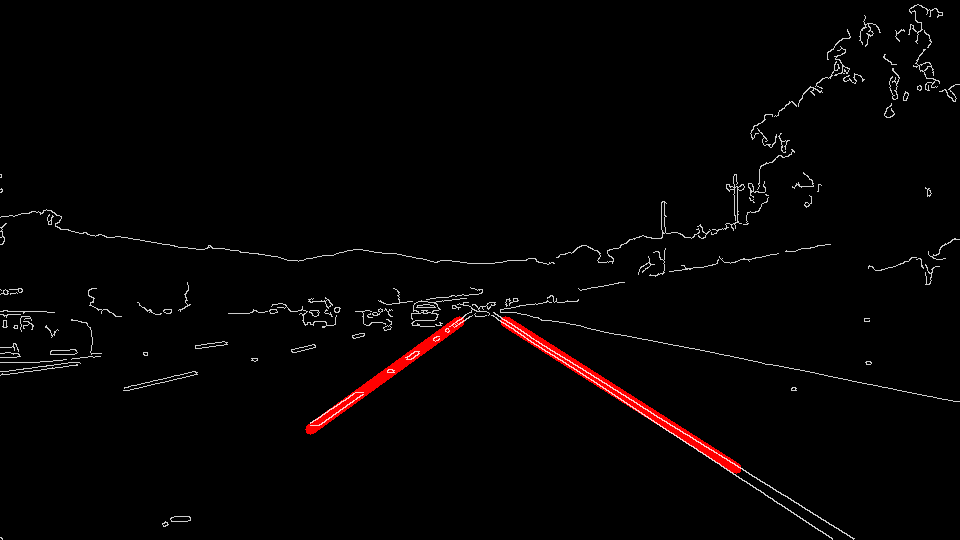
#> input picture test_images_output/solidWhiteRight.png, 960 x 540 px, given in place of solidWhiteRight.jpg, which was not available
$ jupyter execute --allow-errors P1.ipynb   (shell and % lines are left out)   (text cells are left out)
#> lines starting #> are read from the running program, lines starting #| are printed output that depends on the picture
[cell 1]
#importing some useful packages
import matplotlib.pyplot as plt
import matplotlib.image as mpimg
import numpy as np
import cv2

[cell 2]
#reading in an image
image = mpimg.imread('test_images/solidWhiteRight.jpg')
#> image is the input picture: shape (540, 960, 4) float32; mean R, G, B, A 0.0205, 0.0121, 0.0121, 1

#printing out some stats and plotting
print('This image is:', type(image), 'with dimensions:', image.shape)
#| This image is: <class 'numpy.ndarray'> with dimensions: (540, 960, 4)
plt.imshow(image)  # if you wanted to show a single color channel image called 'gray', for example, call as plt.imshow(gray, cmap='gray')

[cell 3]
import math

def grayscale(img):
    """Applies the Grayscale transform
    This will return an image with only one color channel
    but NOTE: to see the returned image as grayscale
    (assuming your grayscaled image is called 'gray')
    you should call plt.imshow(gray, cmap='gray')"""
    return cv2.cvtColor(img, cv2.COLOR_RGB2GRAY)
    # Or use BGR2GRAY if you read an image with cv2.imread()
    # return cv2.cvtColor(img, cv2.COLOR_BGR2GRAY)

def canny(img, low_threshold, high_threshold):
    """Applies the Canny transform"""
    return cv2.Canny(img, low_threshold, high_threshold)

def gaussian_blur(img, kernel_size):
    """Applies a Gaussian Noise kernel"""
#> called with kernel_size = 5
    return cv2.GaussianBlur(img, (kernel_size, kernel_size), 0)
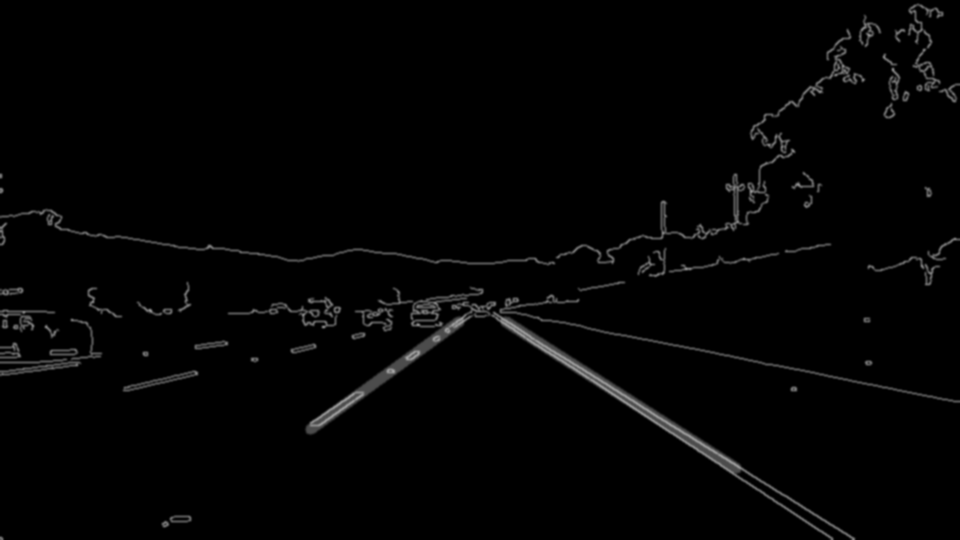
#> returned value: shape (540, 960) float32; min 0, max 0.643, mean 0.0146

# [100 lines left out: functions region_of_interest, draw_lines, hough_lines, weighted_img, not called in this run]

[cell 4]
import os
#> (the rest of this cell did not finish here and is left out)

[cell 5]
# TODO: Build your pipeline that will draw lane lines on the test_images
# then save them to the test_images directory.
import matplotlib.pyplot as plt
import matplotlib.image as mpimg
import numpy as np
import cv2


def produce_canny_image(image):
    # Read in and grayscale the image

    gray = grayscale(image)

    # Define a kernel size and apply Gaussian smoothing
    kernel_size = 5
    blur_gray = gaussian_blur(gray, kernel_size)

    # Define our parameters for Canny and apply
    low_threshold = 50
    high_threshold = 150
    edges = canny(blur_gray, low_threshold, high_threshold)

$ run again, with test_images_output/solidYellowCurve2.png copied over test_images_output/solidWhiteRight.png
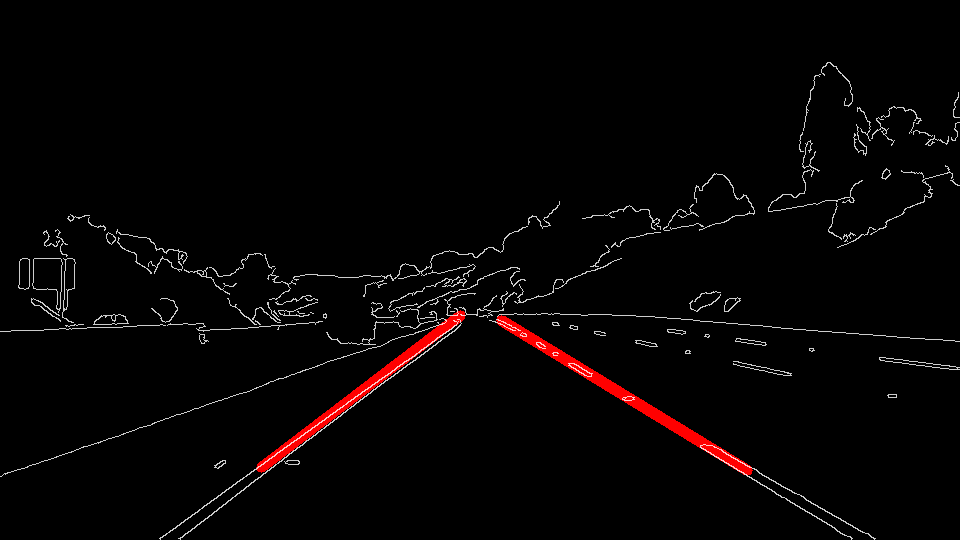
#> input picture test_images_output/solidYellowCurve2.png, 960 x 540 px, given in place of solidWhiteRight.jpg, which was not available
#> image is the input picture: shape (540, 960, 4) float32; mean R, G, B, A 0.0251, 0.0145, 0.0145, 1
#| This image is: <class 'numpy.ndarray'> with dimensions: (540, 960, 4)
#> in gaussian_blur, `return cv2.GaussianBlur(img, (kernel_size, kernel_size), 0)`:
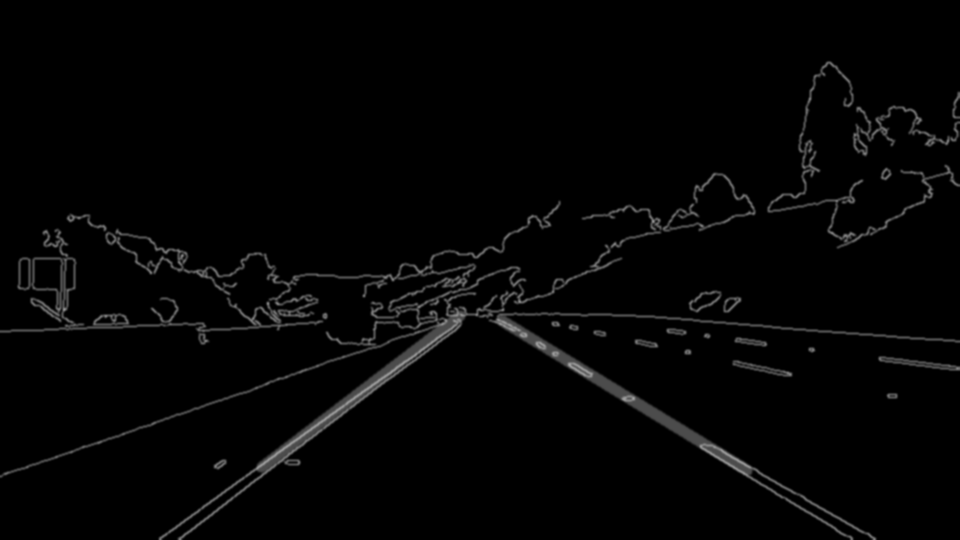
#> returned value: shape (540, 960) float32; min 0, max 0.643, mean 0.0176

$ run again, with test_images_output/solidYellowLeft.png copied over test_images_output/solidWhiteRight.png
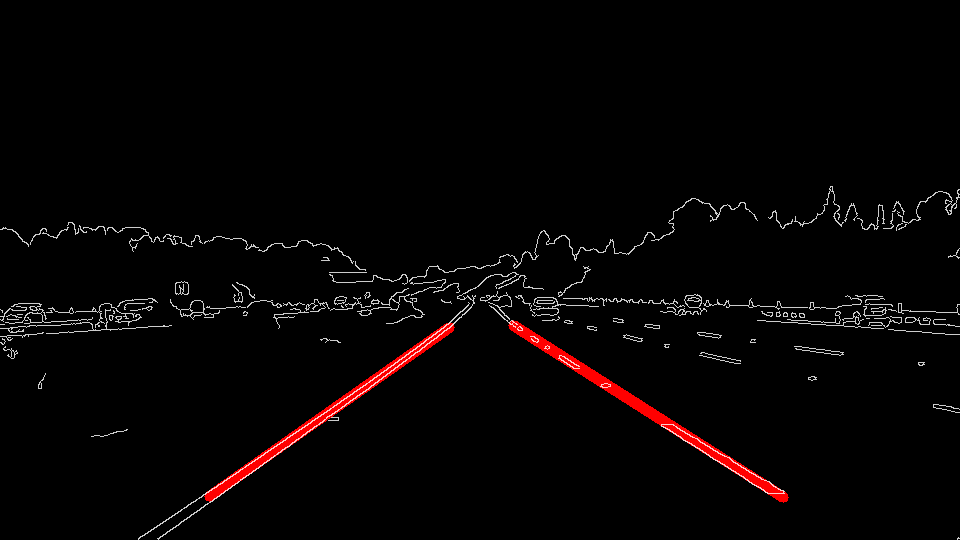
#> input picture test_images_output/solidYellowLeft.png, 960 x 540 px, given in place of solidWhiteRight.jpg, which was not available
#> image is the input picture: shape (540, 960, 4) float32; mean R, G, B, A 0.0252, 0.0139, 0.0139, 1
#| This image is: <class 'numpy.ndarray'> with dimensions: (540, 960, 4)
#> in gaussian_blur, `return cv2.GaussianBlur(img, (kernel_size, kernel_size), 0)`:
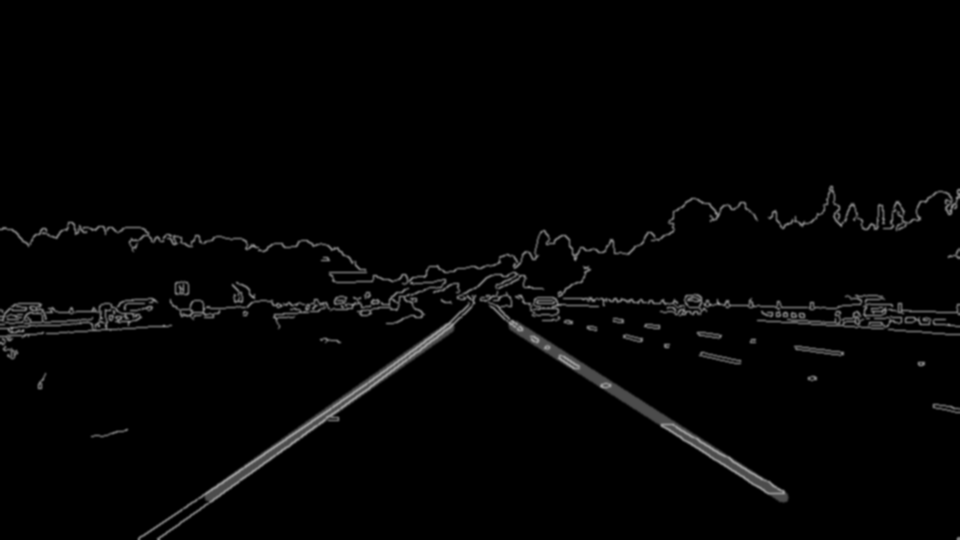
#> returned value: shape (540, 960) float32; min 0, max 0.607, mean 0.0173

$ run again, with test_images_output/whiteCarLaneSwitch.png copied over test_images_output/solidWhiteRight.png
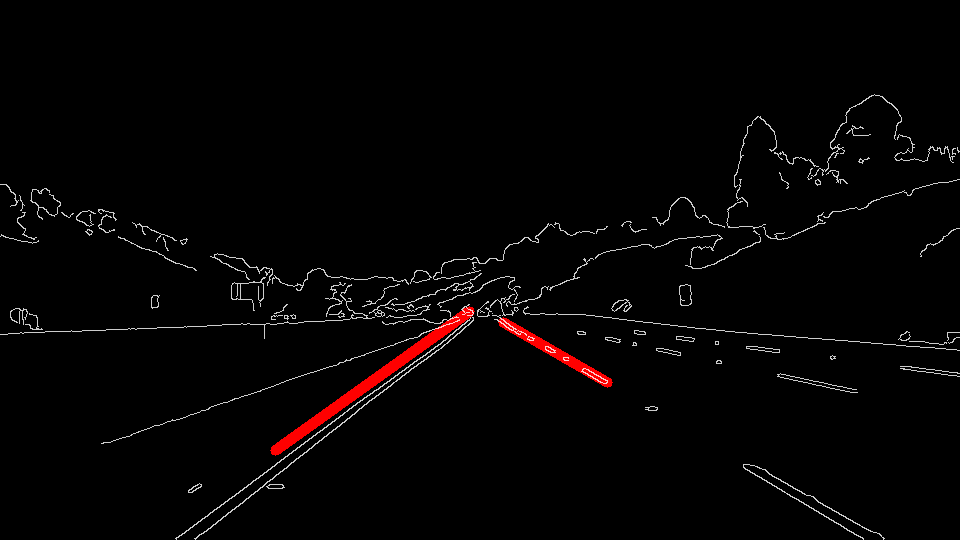
#> input picture test_images_output/whiteCarLaneSwitch.png, 960 x 540 px, given in place of solidWhiteRight.jpg, which was not available
#> image is the input picture: shape (540, 960, 4) float32; mean R, G, B, A 0.0209, 0.0136, 0.0136, 1
#| This image is: <class 'numpy.ndarray'> with dimensions: (540, 960, 4)
#> in gaussian_blur, `return cv2.GaussianBlur(img, (kernel_size, kernel_size), 0)`:
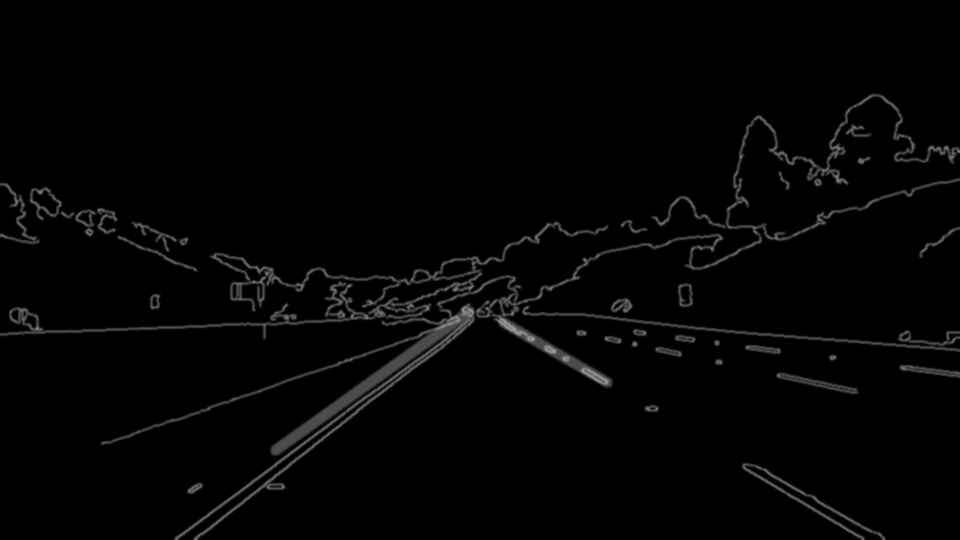
#> returned value: shape (540, 960) float32; min 0, max 0.643, mean 0.0158
